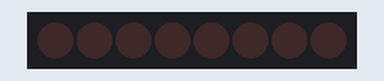
A sketch run on a simulated ESP32. On the bench: 8 shift-register outputs drawn as a row of LEDs (first output left, lit = HIGH). Wiring (inferred from the names in the program): shift register (74HC595): data GPIO 23; shift clock GPIO 18; latch GPIO 5. Wiring (inferred from the signals the program sends): row of LEDs: on Q0, Q1, Q2, Q3, Q4, Q5, Q6, Q7.

Above: at 0.2 s.
At 1.2 s:
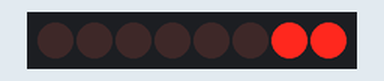
At 1.7 s:
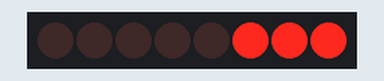
At 2.7 s:
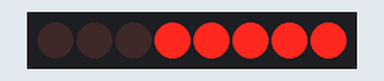
At 3.7 s:
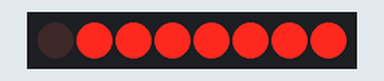
At 5.2 s:
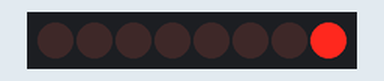
Timing chart, 0 to 5.9 s (numbered marks = the images above):
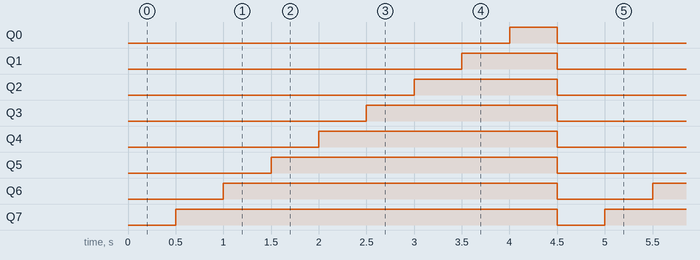

The sketch:

esp32_ic_led.ino
```cpp
// untuk jalankan ic 745hc595
const int latchPin = 5;   // Pin RCLK (ST_CP)
const int clockPin = 18;  // Pin SRCLK (SH_CP)
const int dataPin = 23;   // Pin SER (DS)
byte leds;
void setup()
{
  Serial.begin(9600);

  // Set all the pins of 74HC595 as OUTPUT
  pinMode(latchPin, OUTPUT);
  pinMode(dataPin, OUTPUT);
  pinMode(clockPin, OUTPUT);
}

void loop()
{
  leds = 0;        // inisiasi led untuk mati
  updateShiftRegister();
  delay(500);
  for (int i = 0; i < 8; i++)        // led sebanyak 8 kali perulangan
  {
    bitSet(leds, i);                // untuk set led hidup ke bagian berapa
    updateShiftRegister();
    delay(500);
  }
}

void updateShiftRegister()
{
  digitalWrite(latchPin, LOW);
  shiftOut(dataPin, clockPin, LSBFIRST, leds);
  digitalWrite(latchPin, HIGH);
}
```

Measured:
- by itself, Q0: alternates HIGH for 0.50 s and LOW for 4.0 s
- by itself, Q1: alternates HIGH for 1.0 s and LOW for 3.5 s
- by itself, Q2: alternates HIGH for 1.5 s and LOW for 3.0 s
- by itself, Q3: alternates HIGH for 2.0 s and LOW for 2.5 s
- by itself, Q4: alternates HIGH for 2.5 s and LOW for 2.0 s
- by itself, Q5: alternates HIGH for 3.0 s and LOW for 1.5 s
- by itself, Q6: alternates HIGH for 3.5 s and LOW for 1.0 s
- by itself, Q7: alternates HIGH for 4.0 s and LOW for 0.50 s
